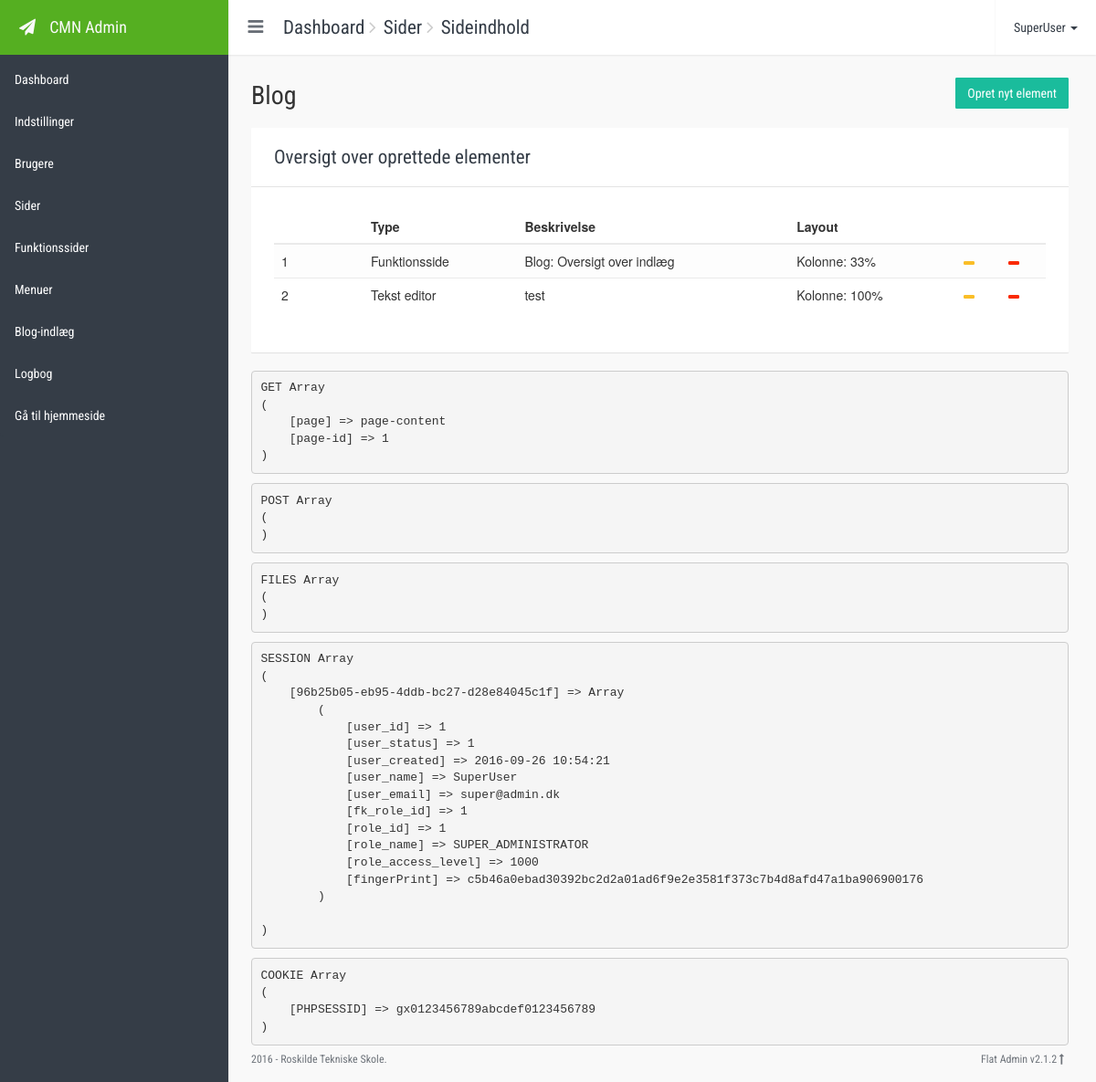
/cmk-cms/index.php?page=page-content&page-id=1 (signed in), run on the app's committed database.
### tables this page shows
CREATE TABLE IF NOT EXISTS `page_content` (
  `page_content_id` mediumint(8) unsigned NOT NULL AUTO_INCREMENT,
  `page_content_order` tinyint(3) unsigned NOT NULL,
  `page_content_type` tinyint(1) unsigned NOT NULL,
  `page_content_description` varchar(255) DEFAULT NULL,
  `page_content` text,
  `fk_page_function_id` tinyint(3) unsigned DEFAULT NULL,
  `fk_page_layout_id` tinyint(3) unsigned NOT NULL,
  `fk_page_id` mediumint(8) unsigned NOT NULL,
  PRIMARY KEY (`page_content_id`),
  KEY `fk_page_function_id` (`fk_page_function_id`),
  KEY `fk_page_id` (`fk_page_id`),
  KEY `fk_page_layout_id` (`fk_page_layout_id`)
);

CREATE TABLE IF NOT EXISTS `page_functions` (
  `page_function_id` tinyint(3) unsigned NOT NULL AUTO_INCREMENT,
  `page_function_description` varchar(255) NOT NULL,
  `page_function_filename` varchar(50) NOT NULL,
  PRIMARY KEY (`page_function_id`)
);

CREATE TABLE IF NOT EXISTS `page_layouts` (
  `page_layout_id` tinyint(3) unsigned NOT NULL AUTO_INCREMENT,
  `page_layout_description` varchar(100) NOT NULL,
  `page_layout_class` varchar(50) NOT NULL,
  PRIMARY KEY (`page_layout_id`)
);

### cmk-cms/config.php (called while the page is built, shortened)
<?php
$include_path = 'includes/';
include $include_path.'classes/db_conf.php';
include $include_path.'classes/events.php';
$DB=new DB();
require $include_path . 'functions.php';
$buttons =
[
	'save'		=> 'btn btn-success',
	'create'	=> 'btn btn-success',
	'edit'		=> 'btn btn-warning btn-xs',
	'delete'	=> 'btn btn-danger btn-xs',
	'primary'	=> 'btn btn-primary',
	'default'	=> 'btn btn-default'
];

### cmk-cms/includes/classes/db_conf.php (called while the page is built, shortened)
<?php
    class DB{
        private $h = "localhost";
        private $u = "root";
        private $p = "";
        private $d = "hfp2_nco_cms";
        protected $conn;
        public $countrows=true;
        function __construct(){
            $this->conn = new mysqli($this->h, $this->u, $this->p, $this->d);
            $this->conn->set_charset("utf8");
            $this->conn->query("SET lc_time_names='da_DK';");
        }
        function find($table,$obj = null){
            $parameters = array();
            if($obj){
                if(isset($obj['join'])){
                    foreach ($obj['join'] as $k=>$v) {
                        $parameters[] 	= $v['type'] . " JOIN " . $v['table'] . " ON " . $v['cond'];
                    }
                }
                if(isset($obj['cond']))  $parameters[] = "WHERE " . $obj['cond'];
                if(isset($obj['group'])) 		$parameters[] 	= "GROUP BY " . $obj['group'];
            }
            $fields = $obj && isset($obj['fields']) ? $obj['fields'] : '*';
            $queryDefault="SELECT " . $fields . " FROM " . $table;
            $query=$queryDefault;
            if(count($parameters) > 0)
                $query .= " " . join(" ",$parameters);
            $result = $this->conn->query($query);
            if($this->countrows && $obj){
                if(isset($obj['order'])) $parameters[] = "ORDER BY " . $obj['order'];
                if(count($parameters) > 0)
                    $query = $queryDefault." " . join(" ",$parameters);
                $result = $this->conn->query($query);
            }
            $r2=array();
            if(!$result){
                query_error($this->conn->error,$query,__LINE__,__FILE__);
            }else if($result->num_rows > 0){
                while ($row = $result->fetch_assoc()) {
                    $r2[]=$row;
                }
            }
            return $r2;
        }
    }
?>

### cmk-cms/view/page-content.php (the view, shortened to what this page needs)
<?php
$page_content_types=[
	'1'=>EDITOR,
	'2'=>PAGE_FUNCTION
];
$page_id="";
if(isset($_GET['page-id'])) {
	$page_id = $_GET['page-id'];
}
?>
<div class="page-title">
	<a class="<?php echo $buttons['create'] ?> pull-right" href="index.php?page=page-content-create&page-id=<?php echo $page_id;?>" data-page="page-content-create" data-params="page-id=<?php echo $page_id;?>"><?php echo $icons['create'] . CREATE_ITEM ?></a>
	<span class="title">
		<?php
		echo $view_files['page-content']['icon'] . ' Blog';
		?>
	</span>
</div>
<div class="card">
	<div class="card-header">
		<div class="card-title">
			<div class="title"><?php echo OVERVIEW_TABLE_HEADER ?></div>
		</div>
	</div>
	<div class="card-body">
		<div class="table-responsive">
			<table class="table table-hover table-striped">
				<thead>
				<tr>
					<th class="icon"><?php echo $icons['sort-asc'] ?></th>
					<th class="icon"></th>
					<th><?php echo TYPE ?></th>
					<th><?php echo DESCRIPTION ?></th>
					<th><?php echo LAYOUT ?></th>
					<th class="icon"></th>
					<th class="icon"></th>
				</tr>
				</thead>
				<tbody id="sortable" data-type="page-content" data-section="<?php echo $page_id?>">
				<?php
					$sql_options=array(
						'fields'=>'page_content_id,page_content_order,page_content_description,page_content_type,page_layout_description,page_function_description',
						'order'=> "page_content_order asc",
						'join'=>array(
							array('type'=>'INNER','table'=>'page_layouts','cond'=>'fk_page_layout_id=page_layout_id'),
							array('type'=>'LEFT','table'=>'page_functions','cond'=>'fk_page_layout_id=page_layout_id')
						),
						'cond'=>"fk_page_id=$page_id",
						'group'=>'page_content_id'
					);
					$result=$DB->find('page_content',$sql_options);
					foreach($result as $v){ ?>
						<tr class="sortable-item" id="<?php echo $v['page_content_id']?>">
							<td class="icon"><?php echo $v['page_content_order'];?></td>
							<td class="icon"><?php echo $icons['sort'] ?></td>
							<td><?php echo $view_files[($v['page_content_type'] == '1' ? 'page-content' : 'page-functions')]['icon'] . ' ' .$page_content_types[$v['page_content_type']] ?></td>
							<td><?php echo $v['page_content_type'] == '1' ? $v['page_content_description'] : $v['page_function_description'];?></td>
							<td><?php echo COLUMN ?>: <?php echo $v['page_layout_description'];?></td>
							<td class="icon">
								<a class="<?php echo $buttons['edit'] ?>" href="index.php?page=page-content-edit&page-id=<?php echo $page_id?>&id=<?php echo $v['page_content_id']?>" data-page="page-content-edit" data-params="page-id=<?php echo $page_id?>&id=<?php echo $v['page_content_id']?>" title="<?php echo EDIT_ITEM ?>"><?php echo $icons['edit'] ?></a>
							</td>
							<td class="icon">
								<a class="<?php echo $buttons['delete'] ?>"  data-toggle="confirmation" href="index.php?page=page-content&page-id=<?php echo $page_id?>&id=<?php echo $v['page_content_id']?>&delete" data-page="page-content" data-params="page-id=<?php echo $page_id?>&id=<?php echo $v['page_content_id']?>&delete" title="<?php echo DELETE_ITEM ?>"><?php echo $icons['delete'] ?></a>
							</td>
						</tr>
					<?php }?>
				</tbody>
			</table>
		</div>
	</div>
</div>
<?php
if (DEVELOPER_STATUS) { show_developer_info(); }

### cmk-cms/css/style.css (style rules this page uses)
html { height: 100%; }
body { padding-top: 0; height: 100%; position: relative; }
* { outline: none; }
a { text-decoration: none; }
.page-title { font-family: 'Roboto Condensed', sans-serif; margin-left: -10px; margin-right: -10px; padding: 15px 10px; margin-bottom: 0px; height: auto; }
.page-title .title { font-size: 2em; }
.card { background-color: #FFF; border-radius: 1px; overflow: hidden; position: relative; }
.card .card-body { padding: 25px; }
.card .card-header .card-title { padding: 1.2em 25px; float: left; }
.card .card-header .card-title .title { font-family: 'Roboto Condensed', sans-serif; font-size: 1.5em; text-decoration: none; }
.card .card-header:after { content: ''; display: block; clear: both; }
.btn { border-radius: 1px; border-width: 1px; font-family: 'Roboto Condensed', sans-serif; }
th.icon, td.icon { width: 49px; }

### cmk-cms/css/themes/flat-new.css (style rules this page uses)
.flat-blue { background-color: #F9F9F9; }
.flat-blue a { color: #363c46; }
.flat-blue .card { box-shadow: 0 1px 1px rgba(0, 0, 0, 0.1); border: 0px solid #E4E4E4; }
.flat-blue .card .card-header { border-bottom: 1px solid #E4E4E4; }
.flat-blue .card .card-header .title { color: #353d47; }
.flat-blue .btn.btn-success, .bootstrap-switch .bootstrap-switch-handle-on.bootstrap-switch-success { background-color: #1ABC9C; color: #FFF; border-color: #1ABC9C; }
.flat-blue .btn.btn-warning { background-color: #FABE28; color: #FFF; border-color: #FABE28; }
.flat-blue .btn.btn-danger, .bootstrap-switch .bootstrap-switch-handle-off.bootstrap-switch-danger { background-color: #FA2A00; color: #FFF; border-color: #FA2A00; }
.flat-blue .table > tbody > tr > td, .flat-blue .table > tbody > tr > th, .flat-blue .table > tfoot > tr > td, .flat-blue .table > tfoot > tr > th { border-color: #EAEAEA; }
.flat-blue .table > thead > tr > th { border-color: #EAEAEA; }
.flat-blue .table.table-striped > tbody > tr:nth-of-type(odd) { background-color: #FDFDFD; }

### data on the page
page_content: page_content_order "1", page_content_type "Funktionsside", fk_page_function.page_function_description "Blog: Oversigt over indlæg", fk_page_layout.page_layout_description "33%"
page_content: page_content_order "2", page_content_type "Tekst editor", page_content_description "test", fk_page_layout.page_layout_description "100%"

### other printed values
$view_files['index']['title'] "Dashboard"
$view_files['pages']['title'] "Sider"
$view_files['page-content']['title'] "Sideindhold"
$user['user_name'] "SuperUser"
$details['title'] "Dashboard"
$details['title'] "Indstillinger"
$details['title'] "Brugere"
$details['title'] "Sider"
$details['title'] "Funktionssider"
$details['title'] "Menuer"
$details['title'] "Blog-indlæg"
$details['title'] "Logbog"
GO_TO_SITE "Gå til hjemmeside"
CREATE_ITEM "Opret nyt element"
OVERVIEW_TABLE_HEADER "Oversigt over oprettede elementer"
